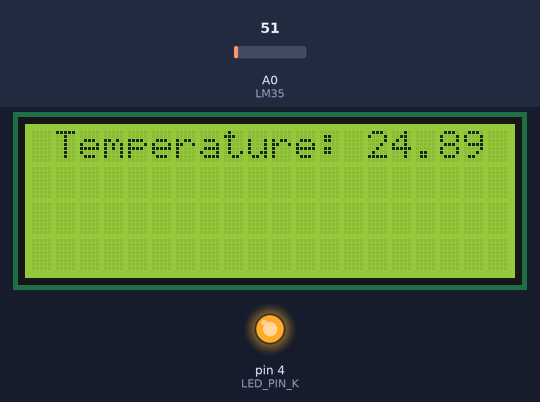
The sketch below on a simulated Arduino Uno, built with avr-gcc and run on an emulated ATmega328P. Parts: 20×4 character LCD, output pins drawn as LEDs (lit = HIGH). The test bench sets the inputs (shaded band); at power-on: A0 (LM35) = 51.

Above: at 1.2 s.
1.3 s: A0 (LM35) set to 68
At 2.1 s:
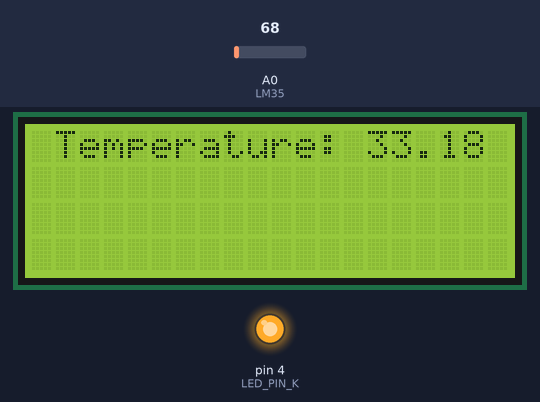
3.0 s: A0 (LM35) set to 77
At 3.5 s:
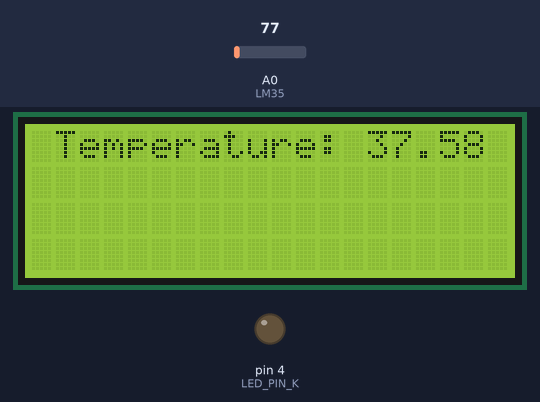
4.5 s: A0 (LM35) set to 71
At 4.9 s:
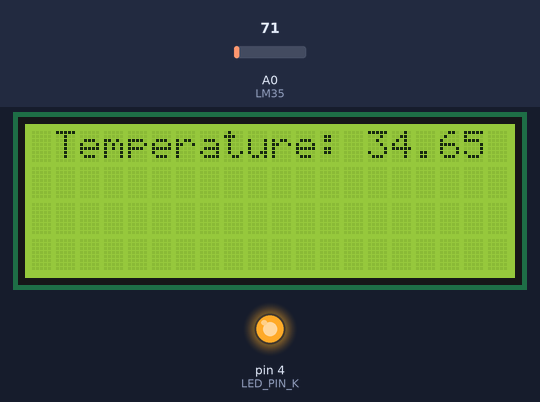
Timing chart, 0 to 7.5 s (numbered marks = the images above; inputs shaded):
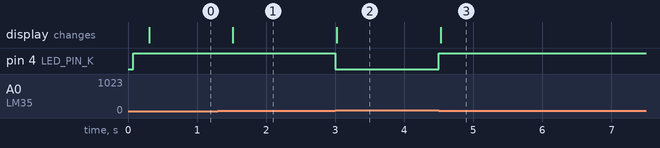

Measured:
- the behaviour switches between 71 and 72 on A0 (LM35) (found by bisection; images 1 and 2)
- after the input at 1.3 s, the display: changes after 0.22 s (image 1)
- after the input at 3.0 s, pin 4 (LED_PIN_K): HIGH → LOW at once; the display: changes at once (image 2)
- after the input at 4.5 s, pin 4 (LED_PIN_K): LOW → HIGH at once; the display: changes at once (image 3)

The sketch:

my_live_2018.ino
```cpp
unsigned long timing; // Переменная для хранения точки отсчета
#include <Wire.h>
#include <LiquidCrystal_I2C.h>

#define TIME_STOP 300 // таймаут
#define LED_PIN_K 4 // термостат
#define POROG_TEMP 35 // порог температуры
#define TEMP_KOF 0.488
float grad;

LiquidCrystal_I2C lcd(0x27,20,4);  // set the LCD address to 0x27 for a 16 chars and 2 line display

void setup() // процедура setup
{

  //Функция определяет опорное напряжение относительно которого происходят аналоговые измерения
  //analogReference(DEFAULT);
  //DEFAULT: стандартное опорное напряжение 5 В (на платформах с напряжением питания 5 В) или 3.3 В (на платформах с напряжением питания 3.3 В)
  //INTERNAL: встроенное опорное напряжение 1.1 В на микроконтроллерах ATmega168 и ATmega328, и 2.56 В на ATmega8.
  pinMode(LED_PIN_K, OUTPUT);

  /*lcd config*/
   lcd.init();
   lcd.backlight();
  /*lcd config*/

  pinMode(A0, INPUT); // сенсор LM35 подключим к аналоговому входу A0
  Serial.begin(9600); // подключаем монитор порта

  lcd.setCursor(1,0);
  lcd.print("Temperature: ");
}


void loop()
{
  grad = (analogRead(A0)*TEMP_KOF);

  if (grad>POROG_TEMP) {
      digitalWrite(LED_PIN_K,LOW);
    }
  else {
   for(int i=0;i<=255;i++)
        analogWrite(LED_PIN_K, 255);
  }

  show_screen();
}

void show_screen()
{
  if (millis() - timing > TIME_STOP){ // Вместо TIME_STOP подставьте нужное вам значение паузы
      timing = millis();
      lcd.setCursor(14,0);
      lcd.print(grad);
  }
}
```
